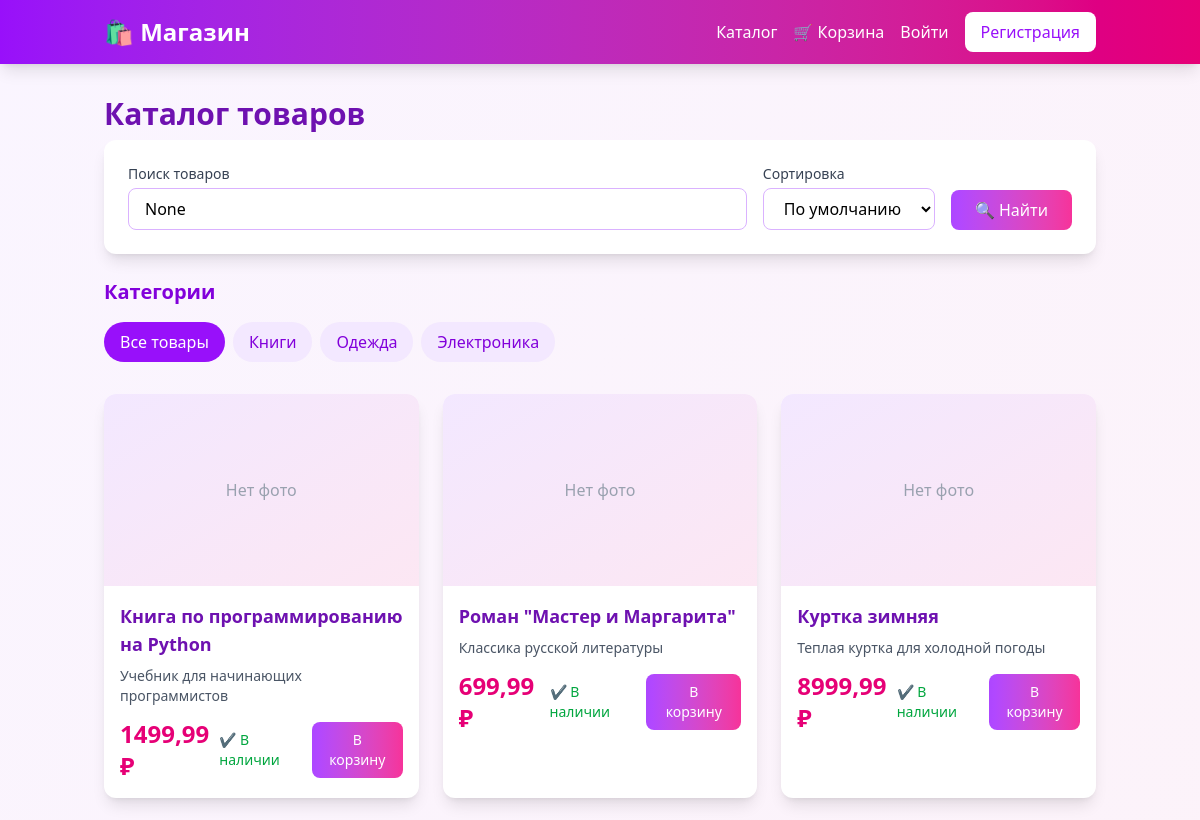
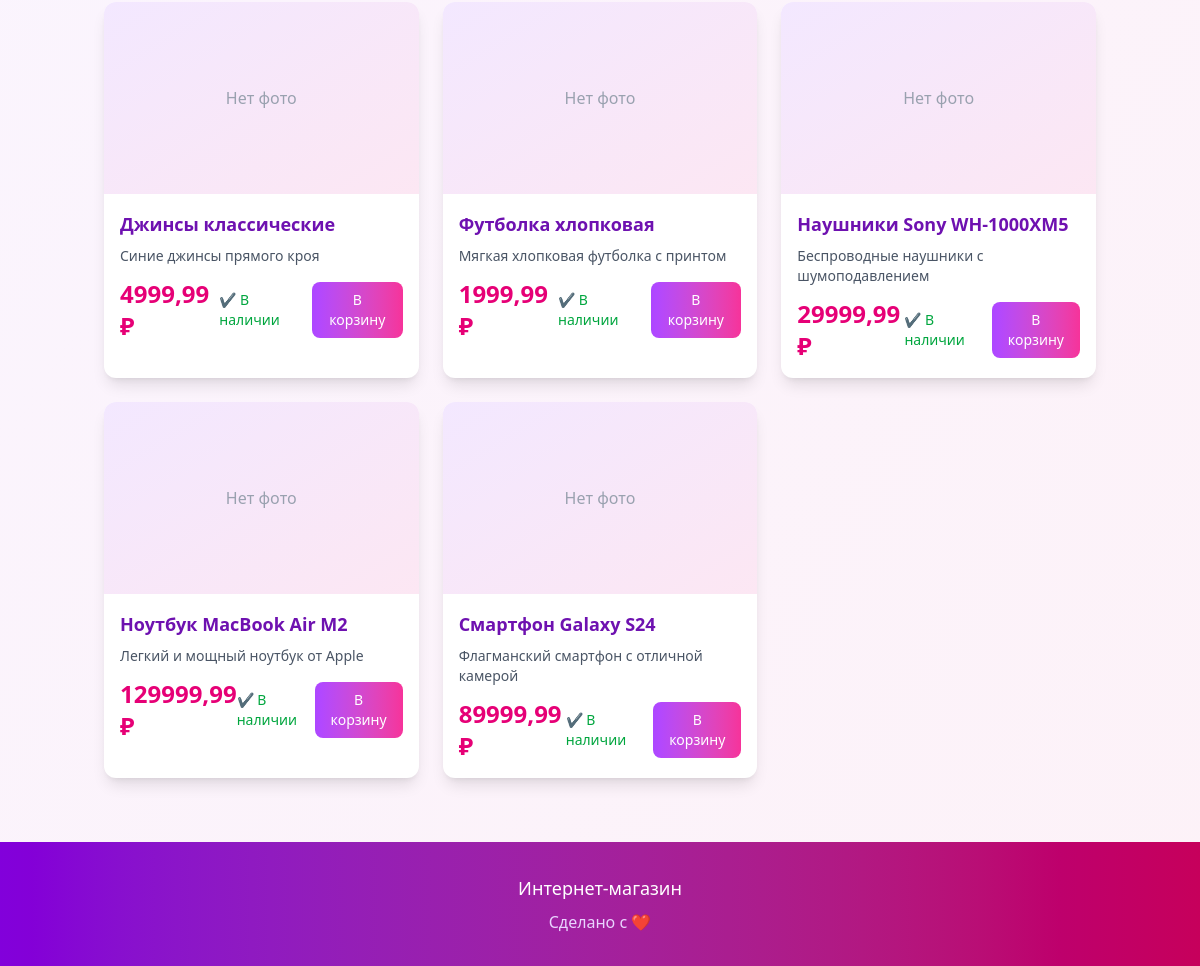
The page / on the database its author committed (2 pictures, top to bottom).
### shopik/models.py (models this page shows, shortened)
class Category(models.Model):
    name = models.CharField('Название', max_length=200, db_index=True)
    slug = models.SlugField('URL', max_length=200, unique=True)
    class Meta:
        ordering = ('name',)
        verbose_name = 'Категория'
        verbose_name_plural = 'Категории'
        indexes = [
            Index(fields=['slug']),
        ]

class Product(models.Model):
    category = models.ForeignKey(
        Category,
        related_name='products',
        on_delete=models.CASCADE,
        verbose_name='Категория'
    )
    name = models.CharField('Название', max_length=200, db_index=True)
    slug = models.SlugField('URL', max_length=200, unique=True)
    image = models.ImageField(
        'Изображение',
        upload_to='products/%Y/%m/%d',
        blank=True
    )
    description = models.TextField('Описание', blank=True)
    price = models.DecimalField('Цена', max_digits=10, decimal_places=2)
    stock = models.PositiveIntegerField('Наличие')
    is_active = models.BooleanField('Активный', default=True)
    created_at = models.DateTimeField('Дата создания', auto_now_add=True)
    updated_at = models.DateTimeField('Дата обновления', auto_now=True)
    class Meta:
        ordering = ('-created_at',)
        verbose_name = 'Товар'
        verbose_name_plural = 'Товары'
        indexes = [
            models.Index(fields=['slug']),
            models.Index(fields=['created_at']),
        ]
    def get_absolute_url(self):
        return reverse('shop:product_detail', args=[self.slug])

### shopik/views.py (the view)
# urls.py: path('', views.product_list, name='product_list'),
def product_list(request, category_slug=None):
    category = None
    categories = Category.objects.all()
    products = Product.objects.filter(is_active=True)
    if category_slug:
        category = get_object_or_404(Category, slug=category_slug)
        products = products.filter(category=category)
    query = request.GET.get('q')
    if query:
        products = products.filter(
            Q(name__icontains=query) |
            Q(description__icontains=query)
        )
    sort = request.GET.get('sort')
    if sort == 'price_asc':
        products = products.order_by('price')
    elif sort == 'price_desc':
        products = products.order_by('-price')
    elif sort == 'new':
        products = products.order_by('-created_at')
    context = {
        'category': category,
        'categories': categories,
        'products': products,
        'query': query,
    }
    return render(request, 'shop/product/list.html', context)

### cart/cart.py (called while the page is built)
    def __len__(self):
        return sum(item['quantity'] for item in self.cart.values())

### cart/context_processors.py (called while the page is built)
def cart(request):
    return {'cart': Cart(request)}

### templates/shop/product/list.html (shortened to what this page needs)
{% extends "base.html" %}
{% load static %}
{% block content %}
<div class="mb-8">
    <h1 class="text-3xl font-bold text-purple-800 mb-2">Каталог товаров</h1>
    <div class="bg-white p-6 rounded-xl shadow-lg mb-6">
        <form method="get" class="flex flex-wrap gap-4 items-end">
            <div class="flex-1 min-w-[200px]">
                <label class="block text-sm font-medium text-gray-700 mb-1">
                    Поиск товаров
                </label>
                <input type="text"
                       name="q"
                       value="{{ query }}"
                       placeholder="Название или описание..."
                       class="w-full px-4 py-2 border border-purple-300 rounded-lg focus:ring-2 focus:ring-purple-500 focus:border-transparent">
            </div>
            <div class="min-w-[150px]">
                <label class="block text-sm font-medium text-gray-700 mb-1">
                    Сортировка
                </label>
                <select name="sort"
                        class="w-full px-4 py-2 border border-purple-300 rounded-lg focus:ring-2 focus:ring-purple-500 focus:border-transparent"
                        onchange="this.form.submit()">
                    <option value="">По умолчанию</option>
                </select>
            </div>
            <button type="submit"
                    class="bg-gradient-to-r from-purple-500 to-pink-500 text-white px-6 py-2 rounded-lg hover:from-purple-600 hover:to-pink-600 transition">
                🔍 Найти
            </button>
        </form>
    </div>
    <div class="mb-8">
        <h2 class="text-xl font-semibold text-purple-700 mb-4">Категории</h2>
        <div class="flex flex-wrap gap-2">
            <a href="{% url 'shopik:product_list' %}"
               class="px-4 py-2 rounded-full {% if not category %}bg-purple-600 text-white{% else %}bg-purple-100 text-purple-700 hover:bg-purple-200{% endif %} transition">
                Все товары
            </a>
            {% for cat in categories %}
                <a href="{% url 'shopik:product_list_by_category' cat.slug %}"
                   class="px-4 py-2 rounded-full {% if category == cat %}bg-purple-600 text-white{% else %}bg-purple-100 text-purple-700 hover:bg-purple-200{% endif %} transition">
                    {{ cat.name }}
                </a>
            {% endfor %}
        </div>
    </div>
    <div class="grid grid-cols-1 md:grid-cols-2 lg:grid-cols-3 xl:grid-cols-4 gap-6">
        {% for product in products %}
            <div class="bg-white rounded-xl shadow-lg overflow-hidden hover:shadow-xl transition-shadow duration-300">
                <div class="h-48 overflow-hidden">
                    {% if product.image %}
                        <img src="{{ product.image.url }}"
                             alt="{{ product.name }}"
                             class="w-full h-full object-cover hover:scale-105 transition-transform duration-300">
                    {% else %}
                        <div class="w-full h-full bg-gradient-to-br from-purple-100 to-pink-100 flex items-center justify-center">
                            <span class="text-gray-400">Нет фото</span>
                        </div>
                    {% endif %}
                </div>
                <div class="p-4">
                    <a href="{{ product.get_absolute_url }}"
                       class="text-lg font-semibold text-purple-800 hover:text-purple-600 transition block mb-2">
                        {{ product.name }}
                    </a>
                    <p class="text-gray-600 text-sm mb-3 line-clamp-2">
                        {{ product.description|truncatewords:20 }}
                    </p>
                    <div class="flex justify-between items-center">
                        <span class="text-2xl font-bold text-pink-600">
                            {{ product.price }} ₽
                        </span>
                        <div class="flex items-center">
                            {% if product.stock > 0 %}
                                <span class="text-sm text-green-600 mr-2">
                                    ✔ В наличии
                                </span>
                                <form action="{% url 'cart:cart_add' product.id %}" method="post">
                                    <button type="submit"
                                            class="bg-gradient-to-r from-purple-500 to-pink-500 text-white px-4 py-2 rounded-lg text-sm hover:from-purple-600 hover:to-pink-600 transition">
                                        В корзину
                                    </button>
                                </form>
                            {% else %}
                                <span class="text-sm text-red-600">
                                    ❌ Нет в наличии
                                </span>
                            {% endif %}
                        </div>
                    </div>
                </div>
            </div>
        {% endfor %}
    </div>
</div>
{% endblock %}

### templates/base.html (shortened to what this page needs)
<!DOCTYPE html>
<html lang="ru" class="h-full">
<head>
    <script src="https://cdn.jsdelivr.net/npm/@tailwindcss/browser@4"></script>
</head>
<body class="h-full bg-gradient-to-br from-purple-50 to-pink-50">
    <div class="page-container">
        <nav class="bg-gradient-to-r from-purple-600 to-pink-600 text-white shadow-lg">
            <div class="container mx-auto px-4 py-3">
                <div class="flex justify-between items-center">
                    <a href="{% url 'shopik:product_list' %}" class="text-2xl font-bold">
                        🛍️ Магазин
                    </a>
                    <div class="flex items-center space-x-4">
                        <a href="{% url 'shopik:product_list' %}"
                           class="hover:text-purple-200 transition">
                            Каталог
                        </a>
                        <a href="{% url 'cart:cart_detail' %}"
                           class="relative hover:text-purple-200 transition">
                            🛒 Корзина
                        </a>
                        {% if user.is_authenticated %}
                            <a href="{% url 'orders:order_list' %}"
                               class="hover:text-purple-200 transition">
                                Мои заказы
                            </a>
                            <form action="{% url 'users:logout' %}" method="post" class="inline">
                                {% csrf_token %}
                                <button type="submit"
                                        class="hover:text-purple-200 transition">
                                    Выйти ({{ user.username }})
                                </button>
                            </form>
                        {% else %}
                            <a href="{% url 'users:login' %}"
                               class="hover:text-purple-200 transition">
                                Войти
                            </a>
                            <a href="{% url 'users:register' %}"
                               class="bg-white text-purple-600 px-4 py-2 rounded-lg hover:bg-purple-100 transition">
                                Регистрация
                            </a>
                        {% endif %}
                    </div>
                </div>
            </div>
        </nav>
        <main class="content-wrap">
            <div class="container mx-auto px-4 py-8">
                {% block content %}{% endblock %}
            </div>
        </main>
        <footer class="bg-gradient-to-r from-purple-700 to-pink-700 text-white">
            <div class="container mx-auto px-4 py-8">
                <div class="text-center">
                    <p class="text-lg">Интернет-магазин</p>
                    <p class="text-purple-200 mt-2">Сделано с ❤️</p>
                </div>
            </div>
        </footer>
    </div>
</body>
</html>

### templates/base.html (style rules this page uses)
html, body { height: 100%; }
.page-container { display: flex; flex-direction: column; min-height: 100vh; }
.content-wrap { flex: 1; }

### rows shown on the page
Category: name "Книги"
Category: name "Одежда"
Category: name "Электроника"
Product: image "Нет фото", name "Книга по программированию на Python", description "Учебник для начинающих программистов", price "1499,99", stock "✔ В наличии"
Product: image "Нет фото", name "Роман \"Мастер и Маргарита\"", description "Классика русской литературы", price "699,99", stock "✔ В наличии"
Product: image "Нет фото", name "Куртка зимняя", description "Теплая куртка для холодной погоды", price "8999,99", stock "✔ В наличии"
Product: image "Нет фото", name "Джинсы классические", description "Синие джинсы прямого кроя", price "4999,99", stock "✔ В наличии"
Product: image "Нет фото", name "Футболка хлопковая", description "Мягкая хлопковая футболка с принтом", price "1999,99", stock "✔ В наличии"
Product: image "Нет фото", name "Наушники Sony WH-1000XM5", description "Беспроводные наушники с шумоподавлением", price "29999,99", stock "✔ В наличии"
Product: image "Нет фото", name "Ноутбук MacBook Air M2", description "Легкий и мощный ноутбук от Apple", price "129999,99", stock "✔ В наличии"
Product: image "Нет фото", name "Смартфон Galaxy S24", description "Флагманский смартфон с отличной камерой", price "89999,99", stock "✔ В наличии"
